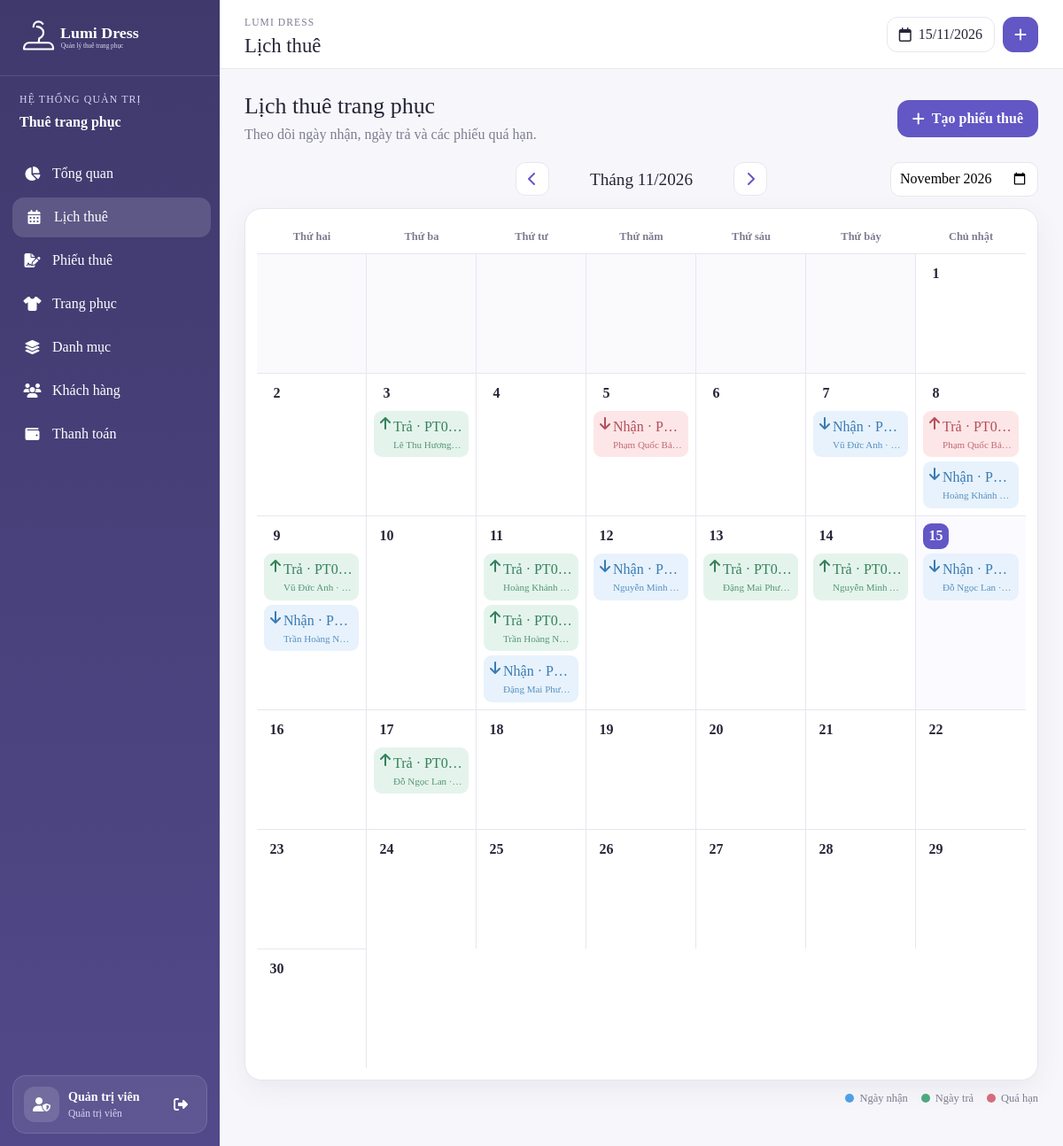
The page /admin/schedule.php (signed in) on the database its author committed.
### tables this page shows
CREATE TABLE `rentals` (
  `id` int(11) NOT NULL,
  `customer_id` int(11) NOT NULL,
  `created_by` int(11) DEFAULT NULL,
  `receive_date` date NOT NULL,
  `return_date` date NOT NULL,
  `actual_pickup_at` datetime DEFAULT NULL,
  `actual_return_at` datetime DEFAULT NULL,
  `rental_amount` decimal(10,2) NOT NULL DEFAULT 0.00,
  `deposit_amount` decimal(10,2) NOT NULL DEFAULT 0.00,
  `deposit_paid` decimal(12,2) NOT NULL DEFAULT 0.00,
  `discount` decimal(10,2) NOT NULL DEFAULT 0.00,
  `late_fee` decimal(12,2) NOT NULL DEFAULT 0.00,
  `damage_fee` decimal(12,2) NOT NULL DEFAULT 0.00,
  `damage_level` varchar(20) DEFAULT NULL,
  `final_amount` decimal(10,2) NOT NULL DEFAULT 0.00,
  `paid_amount` decimal(10,2) NOT NULL DEFAULT 0.00,
  `refund_amount` decimal(12,2) NOT NULL DEFAULT 0.00,
  `extra_due_amount` decimal(12,2) NOT NULL DEFAULT 0.00,
  `settled_at` datetime DEFAULT NULL,
  `status` varchar(50) NOT NULL,
  `payment_status` varchar(50) NOT NULL,
  `cancel_reason` varchar(255) DEFAULT NULL,
  `cancelled_at` date DEFAULT NULL,
  `note` varchar(500) DEFAULT NULL,
  `created_at` datetime NOT NULL DEFAULT current_timestamp(),
  `updated_at` datetime NOT NULL DEFAULT current_timestamp()
);

CREATE TABLE `customers` (
  `id` int(11) NOT NULL,
  `fullname` varchar(100) NOT NULL,
  `phone` varchar(11) NOT NULL,
  `email` varchar(100) DEFAULT NULL,
  `identity_number` varchar(20) DEFAULT NULL,
  `address` varchar(255) DEFAULT NULL,
  `password` varchar(255) NOT NULL,
  `status` tinyint(4) NOT NULL DEFAULT 1,
  `created_at` datetime NOT NULL DEFAULT current_timestamp()
);

### admin/schedule.php (the view, shortened to what this page needs)
<?php
include 'header.php';
$conn->query("UPDATE rentals SET status='overdue' WHERE status IN ('picked_up','deposited','confirmed') AND return_date<CURDATE() AND (settled_at IS NULL OR settled_at='')");
$month=$_GET['month']??date('Y-m');
$start=$month.'-01';$end=date('Y-m-t',strtotime($start));
$stmt=$conn->prepare("SELECT r.*,c.fullname,c.phone FROM rentals r JOIN customers c ON c.id=r.customer_id WHERE r.status NOT IN ('cancelled') AND (r.receive_date BETWEEN ? AND ? OR r.return_date BETWEEN ? AND ? OR (r.receive_date<? AND r.return_date>?)) ORDER BY r.receive_date,r.return_date");
$stmt->bind_param('ssssss',$start,$end,$start,$end,$start,$end);$stmt->execute();$rentals=$stmt->get_result()->fetch_all(MYSQLI_ASSOC);
$events=[];foreach($rentals as $r){if($r['receive_date']>=$start&&$r['receive_date']<=$end)$events[$r['receive_date']][]=['type'=>'receive','data'=>$r];if($r['return_date']>=$start&&$r['return_date']<=$end)$events[$r['return_date']][]=['type'=>'return','data'=>$r];}
$firstWeekday=(int)date('N',strtotime($start));$daysInMonth=(int)date('t',strtotime($start));$prev=date('Y-m',strtotime($start.' -1 month'));$next=date('Y-m',strtotime($start.' +1 month'));
?>
<div class="page-head"><div><h2>Lịch thuê trang phục</h2><p>Theo dõi ngày nhận, ngày trả và các phiếu quá hạn.</p></div><a class="btn-primary-soft" href="rentals.php?add=1"><i class="fas fa-plus"></i>Tạo phiếu thuê</a></div>
<div class="calendar-toolbar"><a href="?month=<?= $prev ?>"><i class="fas fa-chevron-left"></i></a><h3>Tháng <?= date('m/Y',strtotime($start)) ?></h3><a href="?month=<?= $next ?>"><i class="fas fa-chevron-right"></i></a><form><input type="month" name="month" value="<?= htmlspecialchars($month) ?>" onchange="this.form.submit()"></form></div>
<section class="panel calendar-panel">
<div class="calendar-week"><span>Thứ hai</span><span>Thứ ba</span><span>Thứ tư</span><span>Thứ năm</span><span>Thứ sáu</span><span>Thứ bảy</span><span>Chủ nhật</span></div>
<div class="calendar-grid">
<?php for($blank=1;$blank<$firstWeekday;$blank++):?><div class="calendar-day blank"></div><?php endfor;?>
<?php for($day=1;$day<=$daysInMonth;$day++):$date=$month.'-'.str_pad((string)$day,2,'0',STR_PAD_LEFT);$isToday=$date===date('Y-m-d');?>
<div class="calendar-day <?= $isToday?'today':'' ?>"><div class="day-number"><?= $day ?></div><div class="day-events">
<?php foreach($events[$date]??[] as $event):$r=$event['data'];?>
<button type="button" class="calendar-event <?= $event['type'] ?> <?= $r['status']==='overdue'?'overdue':'' ?>" onclick="viewRental(<?= $r['id'] ?>)">
<i class="fas <?= $event['type']==='receive'?'fa-arrow-down':'fa-arrow-up' ?>"></i><span><?= $event['type']==='receive'?'Nhận':'Trả' ?> · <?= htmlspecialchars($r['rental_code'] ?? ('PT'.str_pad($r['id'],5,'0',STR_PAD_LEFT))) ?></span><small><?= htmlspecialchars($r['fullname']) ?> · <?= function_exists('rental_status_label_v2')?rental_status_label_v2($r['status']):rental_status_label($r['status']) ?></small>
</button>
<?php endforeach;?>
</div></div>
<?php endfor;?>
</div>
</section>
<div class="calendar-legend"><span><i class="legend-receive"></i>Ngày nhận</span><span><i class="legend-return"></i>Ngày trả</span><span><i class="legend-overdue"></i>Quá hạn</span></div>
<?php include 'footer.php'; ?>

### assets/css/admin.css (style rules this page uses)
:root { --primary:#6257c5;--primary-dark:#443d75;--primary-soft:#f1effb;--ink:#252537;--muted:#7d7d91;--line:#e7e6ef;--surface:#ffffff;--page:#f7f7fb;--danger:#d66c7a;--success:#4ca97d;--warning:#e7a550;--blue:#4f9fe6;--shadow:0 10px 30px rgba(50,45,90,.07) }
* { box-sizing:border-box }
html,body { min-height:100% }
body { margin:0;background:var(--page);color:var(--ink);font-family:"Times New Roman",Times,serif;overflow-x:hidden }
a { text-decoration:none }
button,input,select,textarea { font-family:inherit }
.page-head { margin-bottom:19px;display:flex;align-items:center;justify-content:space-between;gap:20px }
.page-head h2 { margin:0;font-size:1.62rem }
.page-head p { margin:5px 0 0;color:var(--muted) }
.btn-primary-soft { min-height:42px;padding:0 17px;border:0;border-radius:13px;display:inline-flex;align-items:center;justify-content:center;gap:8px;background:var(--primary);color:#fff!important;font-weight:700 }
.btn-primary-soft * { color:#fff!important }
.panel { border:1px solid var(--line);border-radius:19px;background:#fff;box-shadow:var(--shadow);overflow:hidden }
.calendar-toolbar { margin-bottom:14px;display:flex;align-items:center;justify-content:center;gap:14px;position:relative }
.calendar-toolbar>a { width:38px;height:38px;border:1px solid var(--line);border-radius:11px;display:grid;place-items:center;background:#fff;color:var(--primary) }
.calendar-toolbar h3 { min-width:180px;margin:0;text-align:center;font-size:1.2rem }
.calendar-toolbar form { position:absolute;right:0 }
.calendar-toolbar input { min-height:39px;padding:0 10px;border:1px solid var(--line);border-radius:11px;background:#fff }
.calendar-panel { padding:13px }
.calendar-week,.calendar-grid { display:grid;grid-template-columns:repeat(7,minmax(0,1fr)) }
.calendar-week span { padding:9px;text-align:center;color:var(--muted);font-size:.78rem;font-weight:700 }
.calendar-day { min-height:135px;padding:8px;border-right:1px solid var(--line);border-top:1px solid var(--line);background:#fff;overflow:hidden }
.calendar-day:nth-child(7n) { border-right:0 }
.calendar-day.blank { background:#fafafd }
.calendar-day.today { background:#fbfaff }
.day-number { width:29px;height:29px;border-radius:9px;display:grid;place-items:center;font-weight:700 }
.calendar-day.today .day-number { background:var(--primary);color:#fff }
.day-events { margin-top:5px;display:grid;gap:5px }
.calendar-event { width:100%;padding:6px 7px;border:0;border-radius:9px;display:grid;grid-template-columns:15px 1fr;text-align:left;background:#e7f2fc;color:#397bb4;overflow:hidden }
.calendar-event.return { background:#e4f4ec;color:#36805c }
.calendar-event.overdue { background:#fde6e7;color:#b34e5b }
.calendar-event span,.calendar-event small { overflow:hidden;text-overflow:ellipsis;white-space:nowrap }
.calendar-event small { grid-column:2;font-size:.69rem;opacity:.82 }
.calendar-legend { margin-top:11px;display:flex;justify-content:flex-end;gap:15px;color:var(--muted);font-size:.78rem }
.calendar-legend span { display:flex;align-items:center;gap:6px }
.calendar-legend i { width:10px;height:10px;border-radius:50% }
.legend-receive { background:#4f9fe6 }
.legend-return { background:#4ca97d }
.legend-overdue { background:#d66c7a }

### rows shown on the page
rentals: shows "Trả", id "PT0…", customer.fullname "Lê Thu Hương…"
rentals: id "P…", id "PT0…"
customers: fullname "Phạm Quốc Bả…"
rentals: id "P…", id "PT0…"
customers: fullname "Vũ Đức Anh"
rentals: id "P…", id "PT0…"
customers: fullname "Hoàng Khánh…"
rentals: id "P…", id "PT0…"
customers: fullname "Trần Hoàng N…"
rentals: id "P…", id "PT0…"
customers: fullname "Đặng Mai Phư…"
rentals: id "P…", id "PT0…"
customers: fullname "Nguyễn Minh…"
rentals: id "P…", id "PT0…"
customers: fullname "Đỗ Ngọc Lan"

### other values the page prints
$_SESSION['admin']['fullname'] "Quản trị viên"
$pageTitle "Lịch thuê"
date('m/Y',strtotime($start)) "11/2026"
